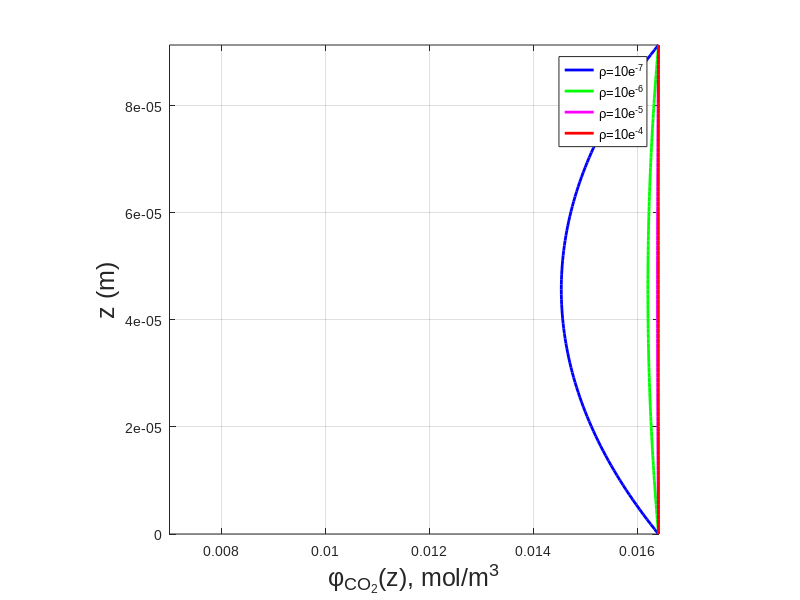

This figure's MATLAB source: (Note: this script raises an error after producing the figure.)
%% Chapter 3 - CO2 Uptake model, uncorrected

%% some housekeeping

close all;
clear all;

fontname = 'Arial'; %OUP recommended font 
set(0,'defaultaxesfontname',fontname);
set(0,'defaulttextfontname',fontname);

%% Define constants - ALL FOR COL-0 HERE
Lz          = 91.3e-6;    % Tube height (m)
phi_c0      = 0.0164;   % CO2 conc at lower boundary (mol/m^3)
phi_cLz     = phi_c0;   % CO2 conc at upper boundary (mol/m^3)

D_c         = 0.139e-4; % CO2 diffusion constant (m^2/s)
G_c         = 0.00042;     % CORRECTED conductance coeff. G(m/s)
Lx          = 0.001;     % Leaf width (m)
d           = 3.296e-5;    % Minimum palisade cell width (m)?
rhovec      = [10e-7; 10e-6; 10e-5; 10e-4];   % Tube diameter vector (m)
zvec        = (0:Lz/100:Lz)';                 % Height vector (m)
Am = Lx^2;

%% CO2 concentration vs air channel depth 
figure(1)
line_color = ['b' 'g' 'm' 'r'];
for rr=1:length(rhovec)
    rho = rhovec(rr);
    k_c = sqrt(4*G_c/(D_c*rho));
    phivec_c = (phi_cLz*sinh(k_c.*zvec)+phi_c0*sinh(k_c.*(Lz-zvec)))/(sinh(k_c*Lz));
    plot(phivec_c,zvec,'Color', line_color(rr),'LineWidth',2); grid on; hold on;
    axis([0.007 phi_c0 0 Lz]); axis square;
end
xlabel('\phi_{CO_2}(z), mol/m^{3}','FontSize',18);
ylabel('z (m)','FontSize',18);
llgd=legend('\rho=10e^{-7}', '\rho=10e^{-6}','\rho=10e^{-5}','\rho=10e^{-4}');
llgd.FontSize = 14;

%% CO2 uptake vs diameters, for single air channel
figure(2);
srhovec = linspace(10e-9,10e-2,50);
CO2singlevec = zeros(length(rhovec),1);
for rr=1:length(srhovec)
    rho = srhovec(rr);
    k = sqrt(4*G_c/(D_c*rho));
    kk = (k/sqrt(rho))*Lz;
    CO2singlevec(rr) =(pi*G_c*(rho^1.5))*(phi_cLz+phi_c0)*(coth(kk)-csch(kk));
end
semilogx(srhovec,CO2singlevec,'k','LineWidth',3); grid on;
axis([srhovec(1) srhovec(end) CO2singlevec(1) CO2singlevec(end-1)]); axis square;
xlabel('Air channel diameter \rho (m)','FontSize',18);
ylabel('U_{CO_2} (\rho) (mols^{-1})','FontSize',18);%% CO2 uptake vs diameters, for 2D with no separation
ax=gca; ax.YAxis.Exponent = -6;

%% CO2 uptake vs diameters, for 2D with no sep
figure(3);
srhovec = linspace(10e-9,10e-2,100);
CO2singlevec = zeros(length(rhovec),1);
for rr=1:length(srhovec)
    rho = srhovec(rr);
    k = sqrt(4*G_c/(D_c*rho));
    kk = (k/sqrt(rho))*Lz;
    CO2singlevec(rr) =((pi*G_c*(rho^1.5))*(phi_cLz+phi_c0)*(coth(kk)-csch(kk)))/(rho^2);
end
loglog(srhovec,CO2singlevec,'k','LineWidth',3); grid on;
xlabel('Air channel diameter \rho (m)','FontSize',18);
ylabel('U^{leaf}_{CO_2} (\rho) (molm^{-2}s^{-1})','FontSize',18);

%% CO2 uptake vs diameters, for 2D with cell thickness d
figure(4);
rhovec = logspace(-7,-2);
nCO2tubevec = zeros(length(rhovec),1);
for rr=1:length(rhovec)
    rho = rhovec(rr);
    k = sqrt(4*G_c/(D_c*rho));
    nCO2tubevec(rr) = (pi*G_c*(rho^1.5)/((sqrt(rho))*k*((rho+d)^2)*sinh(k*Lz)))...
                *(phi_cLz*cosh(k*Lz)-phi_c0-phi_cLz+phi_c0*cosh(k*Lz));
end

plot(rhovec, nCO2tubevec);
loglog(rhovec,nCO2tubevec,'k','LineWidth',3,'MarkerSize',10); grid on;
axis([rhovec(1) rhovec(end) 1e-6 1.5e-4]); axis square;
xlabel('Air channel diameter \rho (m)','FontSize',18);
ylabel('U^{leaf}_{CO_2} (\rho) (molm^{-2}s^{-1})','FontSize',18);
 hold on;
 %xline(1.8e-5, '-g'); xline(8e-5, '-g');
plot([2.48e-5 2.48e-5], [1e-6 1.5e-4], 'Color', [0.00000  0.55294  0.97647], 'LineWidth', 2); %Col0
plot([3.45e-5 3.45e-5], [1e-6 1.5e-4], 'Color', [0.51765,  0.00000,  0.80392], 'LineWidth', 2); %Arp3
plot([3.70e-5 3.70e-5], [1e-6 1.5e-4], 'Color', [0.00000,  0.62353,  0.50588], 'LineWidth', 2); %qua2
plot([2.48e-5 2.48e-5], [1e-6 1.5e-4], 'Color', [1.00000,  0.35294,  0.68627], 'LineWidth', 2); % epf2oe
plot([2.87e-5 2.87e-5], [1e-6 1.5e-4], 'Color', [1.00000,  0.43137,  0.22745], 'LineWidth', 2); % focl
plot([2.20e-5 2.20e-5], [1e-6 1.5e-4], 'Color', [0.00000,  0.98824,  0.81176], 'LineWidth', 2); % atml1
plot([1.07e-4 1.07e-4], [1e-6 1.5e-4], 'Color', [0.88627,  0.00392,  0.20392], 'LineWidth', 2); % re6
 
 ldg = legend('Model output', 'Col-0', 'arp3', 'qua2', 'EPF2-OE','focl1-1','ATML1_{pro}:KRP1', 're6');
 lgd.FontSize = 24;